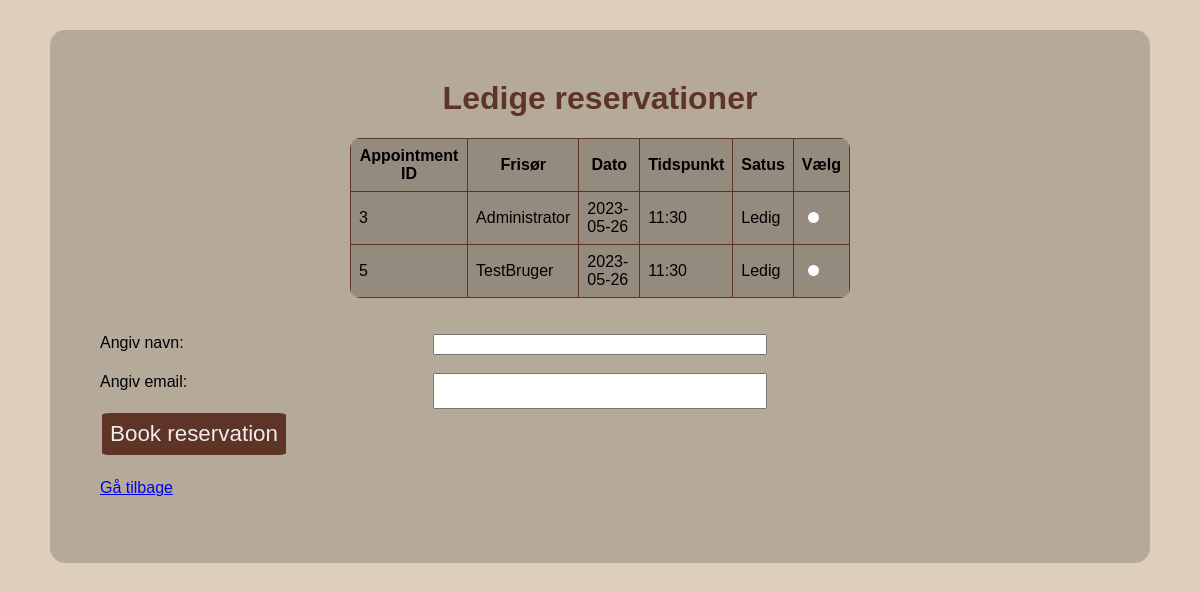
The app's page /book-appointment, older data.
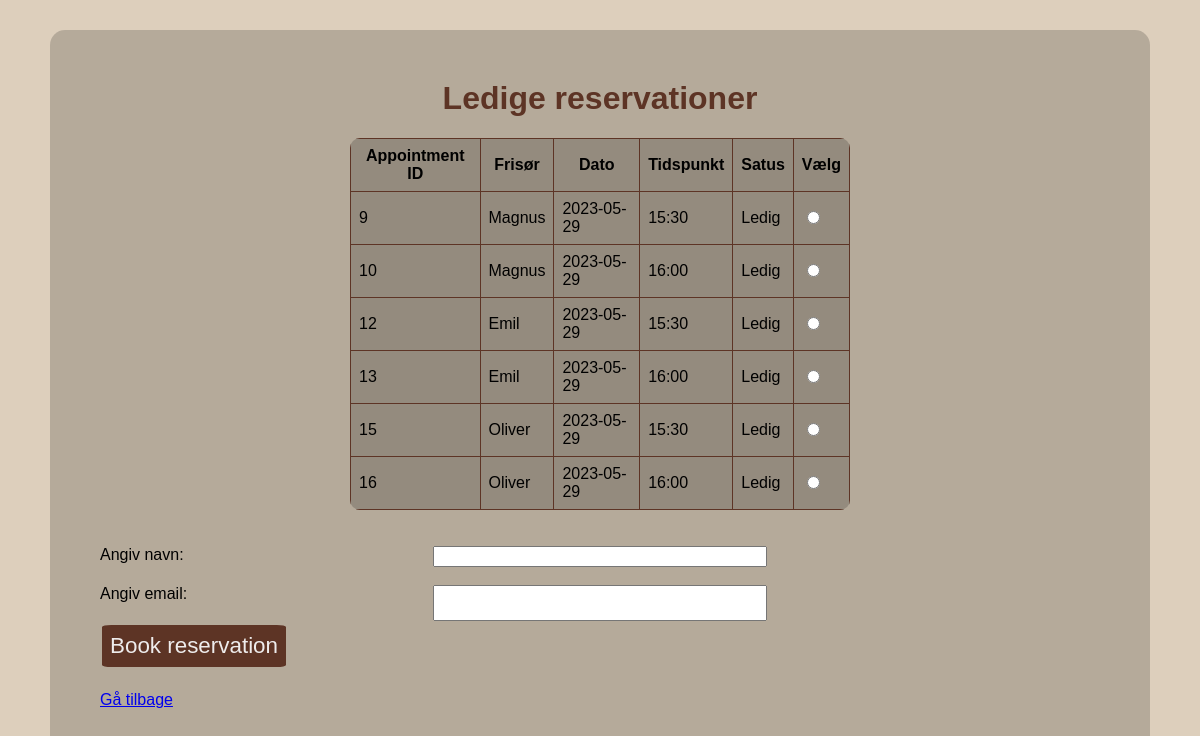
The same page, newer data.
### tables this page shows
CREATE TABLE appointments (id INTEGER PRIMARY KEY AUTOINCREMENT, hairdresser TEXT, date TEXT, time TEXT, booked_by TEXT, booker_email);

### app_v3.py (the view)
@app.route('/book-appointment', methods=['GET', 'POST'])
def book_appointment():
    if request.method == 'POST':
        appointment_id = request.form['appointment_id']
        booked_by = request.form['booked_by']
        book_appointment(appointment_id, booked_by)
        return redirect(url_for('index'))
    conn = get_db_connection()
    appointments = conn.execute('SELECT * FROM appointments WHERE booked_by IS NULL').fetchall()
    conn.close()
    return render_template('book_appointment.html', appointments=appointments)

### app_v3.py (called while the page is built)
def get_db_connection():
    conn = sqlite3.connect(DATABASE)
    conn.row_factory = sqlite3.Row
    return conn

### templates/book_appointment.html (shortened to what this page needs)
<!DOCTYPE html>
<html lang="da">
<head>
    <link rel="stylesheet" type="text/css" href="{{ url_for('static', filename='style.css') }}">
</head>
<body>
    <div class="book-appointment-container">
        <h1>Ledige reservationer</h1>
        {% if appointments %}
            <form method="POST" action="{{ url_for('book_appointment') }}">
                <table>
                    <thead>
                        <tr>
                            <th>Appointment ID</th>
                            <th>Frisør</th>
                            <th>Dato</th>
                            <th>Tidspunkt</th>
                            <th>Satus</th>
                            <th>Vælg</th>
                        </tr>
                    </thead>
                    <tbody>
                        {% for appointment in appointments %}
                            <tr>
                                <td>{{ appointment['id'] }}</td>
                                <td>{{ appointment['hairdresser'] }}</td>
                                <td>{{ appointment['date'] }}</td>
                                <td>{{ appointment['time'] }}</td>
                                <td>{{ appointment['booked_by'] or 'Ledig' }}</td>
                                <td>
                                    {% if not appointment['booked_by'] %}
                                        <input type="radio" name="appointment_id" value="{{ appointment['id'] }}" required>
                                    {% else %}
                                        N/A
                                    {% endif %}
                                </td>
                            </tr>
                        {% endfor %}
                    </tbody>
                </table>
                <br><br>
                <div class="mb-3">
                <label for="booked_by">Angiv navn:</label>
                <input type="text" name="booked_by" id="booked_by" required>
                </div>
                <br>
                <div class="mb-3">
                <label for="booker_email">Angiv email:</label>
                <input type="text" name="booker_email" id="booker_email" required><br><br>
                </div>
                <button type="submit" class="btn btn-primary">Book reservation</button>
            </form>
        {% else %}
            <p>No available appointments.</p>
        {% endif %}
        <p><a href="{{ url_for('home') }}">Gå tilbage</a></p>
    </div>
</body>
</html>

### static/style.css (style rules this page uses)
body { font-family: Arial, sans-serif; margin-top: 30px; padding: 0; background-color: #DDCFBC; }
h1 { margin-top: 0; text-align: center; color: #5d3425; }
form { margin-bottom: 20px; }
table { width: 50%; overflow: hidden; margin: auto; padding: 75px; background: rgba(0, 0, 0, 0.18);; border-radius: 10px ; border-collapse: collapse; }
table th, table td { padding: 8px; border: 1px solid #5d3425; }
.mb-3 { display: grid; grid-template-columns: repeat(3, 2fr); grid-gap: 10x; }
.book-appointment-container { width: 1000px; overflow: hidden; margin: auto; margin: 20 0 0 400px; padding: 50px; background: rgba(0, 0, 0, 0.18);; border-radius: 15px ; }
.book-appointment-container button { color: rgb(238, 236, 236); background-color: #5d3425; border: none; padding: 0.5rem; text-align: center; font-size: 1.4em; margin: 4px 2px; text-decoration: none; border-radius: 5%; }

Row changes from the older to the newer data that the page shows:
removed appointments: id "3", hairdresser "Administrator", date "2023-05-26", time "11:30", appointment "Ledig"
removed appointments: id "5", hairdresser "TestBruger", date "2023-05-26", time "11:30", appointment "Ledig"
added appointments: id "9", hairdresser "Magnus", date "2023-05-29", time "15:30", appointment "Ledig"
added appointments: id "10", hairdresser "Magnus", date "2023-05-29", time "16:00", appointment "Ledig"
added appointments: id "12", hairdresser "Emil", date "2023-05-29", time "15:30", appointment "Ledig"
added appointments: id "13", hairdresser "Emil", date "2023-05-29", time "16:00", appointment "Ledig"
added appointments: id "15", hairdresser "Oliver", date "2023-05-29", time "15:30", appointment "Ledig"
added appointments: id "16", hairdresser "Oliver", date "2023-05-29", time "16:00", appointment "Ledig"
